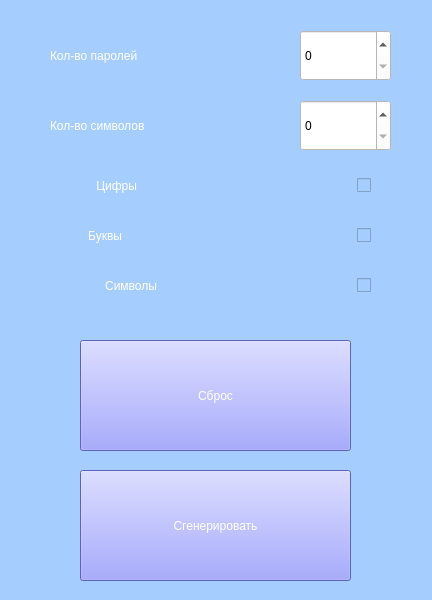
<?xml version="1.0" encoding="UTF-8"?>
<ui version="4.0">
 <class>MainWindow</class>
 <widget class="QMainWindow" name="MainWindow">
  <property name="geometry">
   <rect>
    <x>0</x>
    <y>0</y>
    <width>432</width>
    <height>600</height>
   </rect>
  </property>
  <property name="minimumSize">
   <size>
    <width>432</width>
    <height>600</height>
   </size>
  </property>
  <property name="maximumSize">
   <size>
    <width>432</width>
    <height>600</height>
   </size>
  </property>
  <property name="windowTitle">
   <string>Генератор паролей</string>
  </property>
  <property name="windowIcon">
   <iconset>
    <normaloff>../Desktop/315650dc20903b512d106da651478ea49373c0fc.jpg</normaloff>../Desktop/315650dc20903b512d106da651478ea49373c0fc.jpg</iconset>
  </property>
  <property name="styleSheet">
   <string notr="true">background-color: rgb(165, 206, 255);</string>
  </property>
  <widget class="QWidget" name="centralwidget">
   <widget class="QPushButton" name="gen">
    <property name="geometry">
     <rect>
      <x>80</x>
      <y>470</y>
      <width>271</width>
      <height>111</height>
     </rect>
    </property>
    <property name="styleSheet">
     <string notr="true">background-color: rgb(133, 139, 255);
font: 20pt &quot;MS Shell Dlg 2&quot;;
color: rgb(255, 255, 255);</string>
    </property>
    <property name="text">
     <string>Сгенерировать</string>
    </property>
   </widget>
   <widget class="QLabel" name="label">
    <property name="geometry">
     <rect>
      <x>50</x>
      <y>20</y>
      <width>201</width>
      <height>71</height>
     </rect>
    </property>
    <property name="styleSheet">
     <string notr="true">color: rgb(255, 255, 255);
font: 20pt &quot;MS Shell Dlg 2&quot;;</string>
    </property>
    <property name="text">
     <string>Кол-во паролей</string>
    </property>
   </widget>
   <widget class="QSpinBox" name="count_pass">
    <property name="geometry">
     <rect>
      <x>300</x>
      <y>30</y>
      <width>91</width>
      <height>51</height>
     </rect>
    </property>
    <property name="styleSheet">
     <string notr="true">background-color: rgb(255, 255, 255);
font: 20pt &quot;MS Shell Dlg 2&quot;;</string>
    </property>
   </widget>
   <widget class="QCheckBox" name="digit">
    <property name="geometry">
     <rect>
      <x>0</x>
      <y>160</y>
      <width>371</width>
      <height>51</height>
     </rect>
    </property>
    <property name="layoutDirection">
     <enum>Qt::RightToLeft</enum>
    </property>
    <property name="styleSheet">
     <string notr="true">font: 20pt &quot;MS Shell Dlg 2&quot;;
color: rgb(255, 255, 255);
spacing: 220px</string>
    </property>
    <property name="text">
     <string>Цифры</string>
    </property>
   </widget>
   <widget class="QLabel" name="label_2">
    <property name="geometry">
     <rect>
      <x>50</x>
      <y>90</y>
      <width>221</width>
      <height>71</height>
     </rect>
    </property>
    <property name="styleSheet">
     <string notr="true">color: rgb(255, 255, 255);
font: 20pt &quot;MS Shell Dlg 2&quot;;</string>
    </property>
    <property name="text">
     <string>Кол-во символов</string>
    </property>
   </widget>
   <widget class="QSpinBox" name="count_symbols">
    <property name="geometry">
     <rect>
      <x>300</x>
      <y>100</y>
      <width>91</width>
      <height>51</height>
     </rect>
    </property>
    <property name="styleSheet">
     <string notr="true">background-color: rgb(255, 255, 255);
font: 20pt &quot;MS Shell Dlg 2&quot;;</string>
    </property>
   </widget>
   <widget class="QCheckBox" name="alpha">
    <property name="geometry">
     <rect>
      <x>0</x>
      <y>210</y>
      <width>371</width>
      <height>51</height>
     </rect>
    </property>
    <property name="layoutDirection">
     <enum>Qt::RightToLeft</enum>
    </property>
    <property name="styleSheet">
     <string notr="true">font: 20pt &quot;MS Shell Dlg 2&quot;;
color: rgb(255, 255, 255);
spacing: 235px</string>
    </property>
    <property name="text">
     <string>Буквы</string>
    </property>
   </widget>
   <widget class="QCheckBox" name="symbol">
    <property name="geometry">
     <rect>
      <x>0</x>
      <y>260</y>
      <width>371</width>
      <height>51</height>
     </rect>
    </property>
    <property name="layoutDirection">
     <enum>Qt::RightToLeft</enum>
    </property>
    <property name="styleSheet">
     <string notr="true">font: 20pt &quot;MS Shell Dlg 2&quot;;
color: rgb(255, 255, 255);
spacing: 200px</string>
    </property>
    <property name="text">
     <string>Символы</string>
    </property>
   </widget>
   <widget class="QPushButton" name="reset">
    <property name="geometry">
     <rect>
      <x>80</x>
      <y>340</y>
      <width>271</width>
      <height>111</height>
     </rect>
    </property>
    <property name="styleSheet">
     <string notr="true">background-color: rgb(133, 139, 255);
font: 20pt &quot;MS Shell Dlg 2&quot;;
color: rgb(255, 255, 255);</string>
    </property>
    <property name="text">
     <string>Сброс</string>
    </property>
   </widget>
  </widget>
 </widget>
 <resources/>
 <connections/>
</ui>
